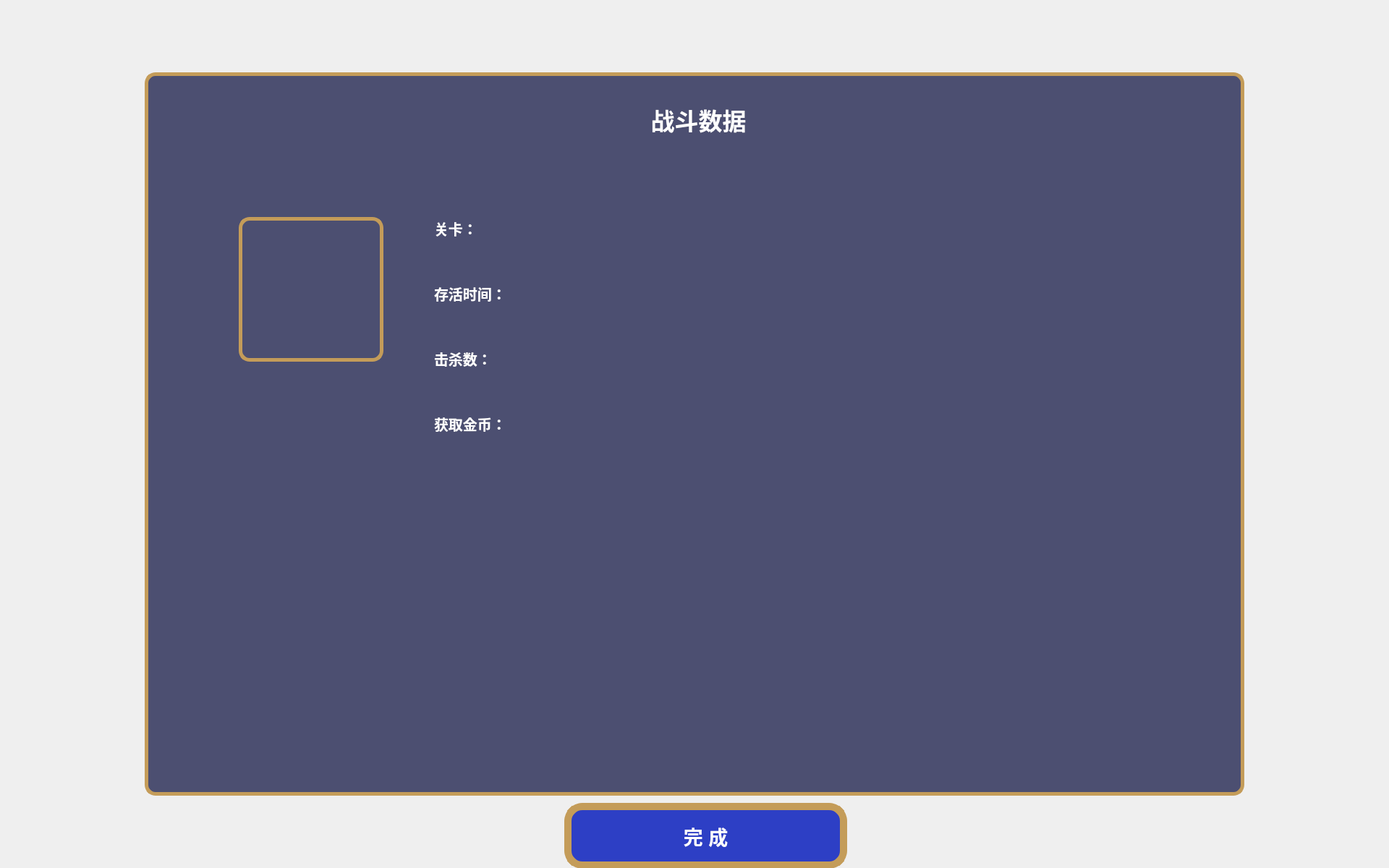
<?xml version="1.0" encoding="UTF-8"?>
<ui version="4.0">
 <class>over</class>
 <widget class="QWidget" name="over">
  <property name="geometry">
   <rect>
    <x>0</x>
    <y>0</y>
    <width>1920</width>
    <height>1200</height>
   </rect>
  </property>
  <property name="windowTitle">
   <string>Vampire Survivor</string>
  </property>
  <widget class="QLabel" name="label">
   <property name="geometry">
    <rect>
     <x>0</x>
     <y>0</y>
     <width>1920</width>
     <height>1200</height>
    </rect>
   </property>
   <property name="styleSheet">
    <string notr="true">background-image: url(:/new/prefix1/resourses/background.jpg);</string>
   </property>
   <property name="text">
    <string/>
   </property>
  </widget>
  <widget class="QLabel" name="label_2">
   <property name="geometry">
    <rect>
     <x>200</x>
     <y>100</y>
     <width>1520</width>
     <height>1000</height>
    </rect>
   </property>
   <property name="styleSheet">
    <string notr="true">background-color:rgba(76,79,113);
border:5px solid rgba(196,156,89);
border-radius:15px;</string>
   </property>
   <property name="text">
    <string/>
   </property>
  </widget>
  <widget class="QLabel" name="label_6">
   <property name="geometry">
    <rect>
     <x>850</x>
     <y>130</y>
     <width>231</width>
     <height>71</height>
    </rect>
   </property>
   <property name="font">
    <font>
     <family>Arial</family>
     <pointsize>25</pointsize>
     <weight>75</weight>
     <bold>true</bold>
    </font>
   </property>
   <property name="styleSheet">
    <string notr="true">color:white</string>
   </property>
   <property name="text">
    <string>战斗数据</string>
   </property>
   <property name="alignment">
    <set>Qt::AlignCenter</set>
   </property>
  </widget>
  <widget class="QLabel" name="role">
   <property name="geometry">
    <rect>
     <x>330</x>
     <y>300</y>
     <width>200</width>
     <height>200</height>
    </rect>
   </property>
   <property name="styleSheet">
    <string notr="true">border:5px solid rgba(196,156,89);
image: url(:/new/prefix1/resourses/role1.png);
border-radius:15px;</string>
   </property>
   <property name="text">
    <string/>
   </property>
  </widget>
  <widget class="QPushButton" name="confirm">
   <property name="geometry">
    <rect>
     <x>780</x>
     <y>1110</y>
     <width>391</width>
     <height>91</height>
    </rect>
   </property>
   <property name="font">
    <font>
     <family>Arial</family>
     <pointsize>20</pointsize>
     <weight>75</weight>
     <bold>true</bold>
    </font>
   </property>
   <property name="styleSheet">
    <string notr="true">background-color:rgba(45,63,197);
border-radius:25px;
color:white;
border:10px solid rgba(196,156,89);</string>
   </property>
   <property name="text">
    <string>完 成</string>
   </property>
  </widget>
  <widget class="QLabel" name="map1">
   <property name="geometry">
    <rect>
     <x>600</x>
     <y>280</y>
     <width>141</width>
     <height>71</height>
    </rect>
   </property>
   <property name="font">
    <font>
     <family>Arial</family>
     <pointsize>15</pointsize>
     <weight>75</weight>
     <bold>true</bold>
    </font>
   </property>
   <property name="styleSheet">
    <string notr="true">color:white</string>
   </property>
   <property name="text">
    <string>关卡：</string>
   </property>
   <property name="alignment">
    <set>Qt::AlignLeading|Qt::AlignLeft|Qt::AlignVCenter</set>
   </property>
  </widget>
  <widget class="QLabel" name="map2">
   <property name="geometry">
    <rect>
     <x>760</x>
     <y>280</y>
     <width>231</width>
     <height>71</height>
    </rect>
   </property>
   <property name="font">
    <font>
     <family>Arial</family>
     <pointsize>15</pointsize>
     <weight>75</weight>
     <bold>true</bold>
    </font>
   </property>
   <property name="styleSheet">
    <string notr="true">color:white</string>
   </property>
   <property name="text">
    <string/>
   </property>
   <property name="alignment">
    <set>Qt::AlignCenter</set>
   </property>
  </widget>
  <widget class="QLabel" name="time2">
   <property name="geometry">
    <rect>
     <x>760</x>
     <y>370</y>
     <width>231</width>
     <height>71</height>
    </rect>
   </property>
   <property name="font">
    <font>
     <family>Arial</family>
     <pointsize>15</pointsize>
     <weight>75</weight>
     <bold>true</bold>
    </font>
   </property>
   <property name="styleSheet">
    <string notr="true">color:white</string>
   </property>
   <property name="text">
    <string/>
   </property>
   <property name="alignment">
    <set>Qt::AlignCenter</set>
   </property>
  </widget>
  <widget class="QLabel" name="time1">
   <property name="geometry">
    <rect>
     <x>600</x>
     <y>370</y>
     <width>161</width>
     <height>71</height>
    </rect>
   </property>
   <property name="font">
    <font>
     <family>Arial</family>
     <pointsize>15</pointsize>
     <weight>75</weight>
     <bold>true</bold>
    </font>
   </property>
   <property name="styleSheet">
    <string notr="true">color:white</string>
   </property>
   <property name="text">
    <string>存活时间：</string>
   </property>
   <property name="alignment">
    <set>Qt::AlignLeading|Qt::AlignLeft|Qt::AlignVCenter</set>
   </property>
  </widget>
  <widget class="QLabel" name="kill2">
   <property name="geometry">
    <rect>
     <x>760</x>
     <y>460</y>
     <width>231</width>
     <height>71</height>
    </rect>
   </property>
   <property name="font">
    <font>
     <family>Arial</family>
     <pointsize>15</pointsize>
     <weight>75</weight>
     <bold>true</bold>
    </font>
   </property>
   <property name="styleSheet">
    <string notr="true">color:white</string>
   </property>
   <property name="text">
    <string/>
   </property>
   <property name="alignment">
    <set>Qt::AlignCenter</set>
   </property>
  </widget>
  <widget class="QLabel" name="kill1">
   <property name="geometry">
    <rect>
     <x>600</x>
     <y>460</y>
     <width>141</width>
     <height>71</height>
    </rect>
   </property>
   <property name="font">
    <font>
     <family>Arial</family>
     <pointsize>15</pointsize>
     <weight>75</weight>
     <bold>true</bold>
    </font>
   </property>
   <property name="styleSheet">
    <string notr="true">color:white</string>
   </property>
   <property name="text">
    <string>击杀数：</string>
   </property>
   <property name="alignment">
    <set>Qt::AlignLeading|Qt::AlignLeft|Qt::AlignVCenter</set>
   </property>
  </widget>
  <widget class="QLabel" name="gain1">
   <property name="geometry">
    <rect>
     <x>600</x>
     <y>550</y>
     <width>161</width>
     <height>71</height>
    </rect>
   </property>
   <property name="font">
    <font>
     <family>Arial</family>
     <pointsize>15</pointsize>
     <weight>75</weight>
     <bold>true</bold>
    </font>
   </property>
   <property name="styleSheet">
    <string notr="true">color:white</string>
   </property>
   <property name="text">
    <string>获取金币：</string>
   </property>
   <property name="alignment">
    <set>Qt::AlignLeading|Qt::AlignLeft|Qt::AlignVCenter</set>
   </property>
  </widget>
  <widget class="QLabel" name="gain2">
   <property name="geometry">
    <rect>
     <x>760</x>
     <y>550</y>
     <width>231</width>
     <height>71</height>
    </rect>
   </property>
   <property name="font">
    <font>
     <family>Arial</family>
     <pointsize>15</pointsize>
     <weight>75</weight>
     <bold>true</bold>
    </font>
   </property>
   <property name="styleSheet">
    <string notr="true">color:white</string>
   </property>
   <property name="text">
    <string/>
   </property>
   <property name="alignment">
    <set>Qt::AlignCenter</set>
   </property>
  </widget>
 </widget>
 <resources/>
 <connections/>
</ui>
